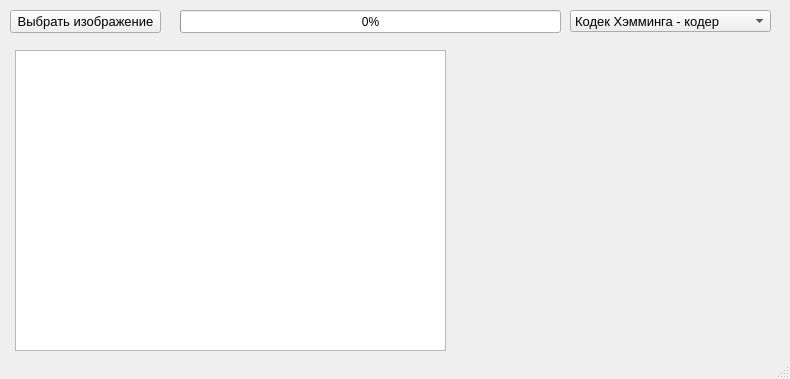
<?xml version="1.0" encoding="UTF-8"?>
<ui version="4.0">
 <class>Window</class>
 <widget class="QMainWindow" name="Window">
  <property name="geometry">
   <rect>
    <x>0</x>
    <y>0</y>
    <width>790</width>
    <height>379</height>
   </rect>
  </property>
  <property name="windowTitle">
   <string>Каскадный кодек</string>
  </property>
  <widget class="QWidget" name="centralwidget">
   <widget class="QPushButton" name="PushButtonSelectImage">
    <property name="geometry">
     <rect>
      <x>10</x>
      <y>10</y>
      <width>151</width>
      <height>23</height>
     </rect>
    </property>
    <property name="font">
     <font>
      <pointsize>10</pointsize>
     </font>
    </property>
    <property name="text">
     <string>Выбрать изображение</string>
    </property>
   </widget>
   <widget class="QLabel" name="LabelImage">
    <property name="geometry">
     <rect>
      <x>470</x>
      <y>50</y>
      <width>300</width>
      <height>300</height>
     </rect>
    </property>
    <property name="text">
     <string/>
    </property>
   </widget>
   <widget class="QProgressBar" name="ProgressBar">
    <property name="geometry">
     <rect>
      <x>180</x>
      <y>10</y>
      <width>381</width>
      <height>23</height>
     </rect>
    </property>
    <property name="value">
     <number>0</number>
    </property>
   </widget>
   <widget class="QTableWidget" name="TableWidget">
    <property name="geometry">
     <rect>
      <x>15</x>
      <y>50</y>
      <width>431</width>
      <height>301</height>
     </rect>
    </property>
   </widget>
   <widget class="QComboBox" name="ComboBoxSelectTable">
    <property name="geometry">
     <rect>
      <x>570</x>
      <y>10</y>
      <width>201</width>
      <height>22</height>
     </rect>
    </property>
    <property name="font">
     <font>
      <pointsize>10</pointsize>
     </font>
    </property>
    <item>
     <property name="text">
      <string>Кодек Хэмминга - кодер</string>
     </property>
    </item>
    <item>
     <property name="text">
      <string>Кодек Хэмминга - декодер</string>
     </property>
    </item>
    <item>
     <property name="text">
      <string>Перемежитель - кодер</string>
     </property>
    </item>
    <item>
     <property name="text">
      <string>Перемежитель - декодер</string>
     </property>
    </item>
    <item>
     <property name="text">
      <string>Свёрточный кодек - кодер</string>
     </property>
    </item>
    <item>
     <property name="text">
      <string>Сверточный кодек - декодер</string>
     </property>
    </item>
   </widget>
  </widget>
  <widget class="QStatusBar" name="statusbar"/>
 </widget>
 <resources/>
 <connections/>
</ui>
